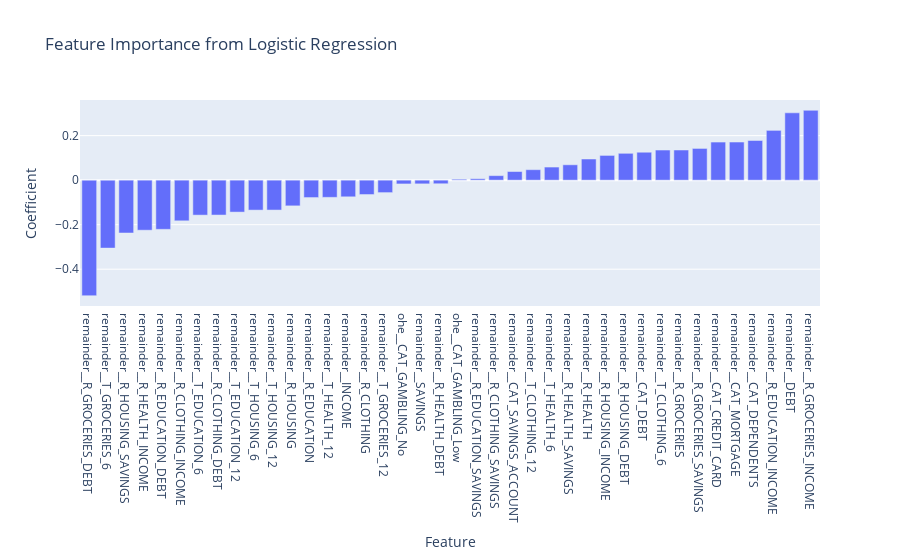

Here is the notebook cell this chart was saved with:
### Markdown cell above
### Feature Importance from Logistic Regression Coefficients

Logistic regression is a linear model, which means each input feature is associated with a coefficient that indicates its impact on the prediction. A **positive coefficient** increases the likelihood of default, while a **negative coefficient** reduces it.

To visualize feature importance, I extracted the learned weights and plotted them. This helps interpret which features have the strongest influence on the model’s decisions.

### Code cell
import plotly.express as px
import pandas as pd

# Extract model coefficients and feature names
coefficients = pd.Series(
    pipe[-1].coef_.ravel(),
    index=pipe[-1].feature_names_in_
).sort_values()

# Plot feature importance
fig = px.bar(
    x=coefficients.index,
    y=coefficients.values,
    labels={"x": "Feature", "y": "Coefficient"},
    title="Feature Importance from Logistic Regression"
)
fig.show()

### Figure 1 — Plotly figure (JSON) as saved in the notebook; plotly's stock layout.template omitted (floating-point values rounded to 4 significant figures)
{"data": [{"alignmentgroup": "True", "hovertemplate": "Feature=%{x}<br>Coefficient=%{y}<extra></extra>", "legendgroup": "", "marker": {"color": "#636efa", "pattern": {"shape": ""}}, "name": "", "offsetgroup": "", "orientation": "v", "showlegend": false, "textposition": "auto", "type": "bar", "x": ["remainder__R_GROCERIES_DEBT", "remainder__T_GROCERIES_6", "remainder__R_HOUSING_SAVINGS", "remainder__R_HEALTH_INCOME", "remainder__R_EDUCATION_DEBT", "remainder__R_CLOTHING_INCOME", "remainder__T_EDUCATION_6", "remainder__R_CLOTHING_DEBT", "remainder__T_EDUCATION_12", "remainder__T_HOUSING_6", "remainder__T_HOUSING_12", "remainder__R_HOUSING", "remainder__R_EDUCATION", "remainder__T_HEALTH_12", "remainder__INCOME", "remainder__R_CLOTHING", "remainder__T_GROCERIES_12", "ohe__CAT_GAMBLING_No", "remainder__SAVINGS", "remainder__R_HEALTH_DEBT", "ohe__CAT_GAMBLING_Low", "remainder__R_EDUCATION_SAVINGS", "remainder__R_CLOTHING_SAVINGS", "remainder__CAT_SAVINGS_ACCOUNT", "remainder__T_CLOTHING_12", "remainder__T_HEALTH_6", "remainder__R_HEALTH_SAVINGS", "remainder__R_HEALTH", "remainder__R_HOUSING_INCOME", "remainder__R_HOUSING_DEBT", "remainder__CAT_DEBT", "remainder__T_CLOTHING_6", "remainder__R_GROCERIES", "remainder__R_GROCERIES_SAVINGS", "remainder__CAT_CREDIT_CARD", "remainder__CAT_MORTGAGE", "remainder__CAT_DEPENDENTS", "remainder__R_EDUCATION_INCOME", "remainder__DEBT", "remainder__R_GROCERIES_INCOME"], "xaxis": "x", "y": [-0.5191, -0.3053, -0.2374, -0.2248, -0.221, -0.1827, -0.1571, -0.1568, -0.1435, -0.1346, -0.1344, -0.1155, -0.07819, -0.07723, -0.07486, -0.06457, -0.05596, -0.017, -0.01661, -0.01618, 0.004277, 0.006427, 0.02029, 0.03877, 0.04707, 0.05886, 0.06905, 0.09505, 0.1112, 0.1206, 0.1255, 0.1354, 0.1355, 0.1425, 0.1712, 0.1713, 0.1782, 0.2237, 0.3025, 0.3138], "yaxis": "y"}], "layout": {"barmode": "relative", "legend": {"tracegroupgap": 0}, "title": {"text": "Feature Importance from Logistic Regression"}, "xaxis": {"anchor": "y", "domain": [0, 1], "title": {"text": "Feature"}}, "yaxis": {"anchor": "x", "domain": [0, 1], "title": {"text": "Coefficient"}}}}
